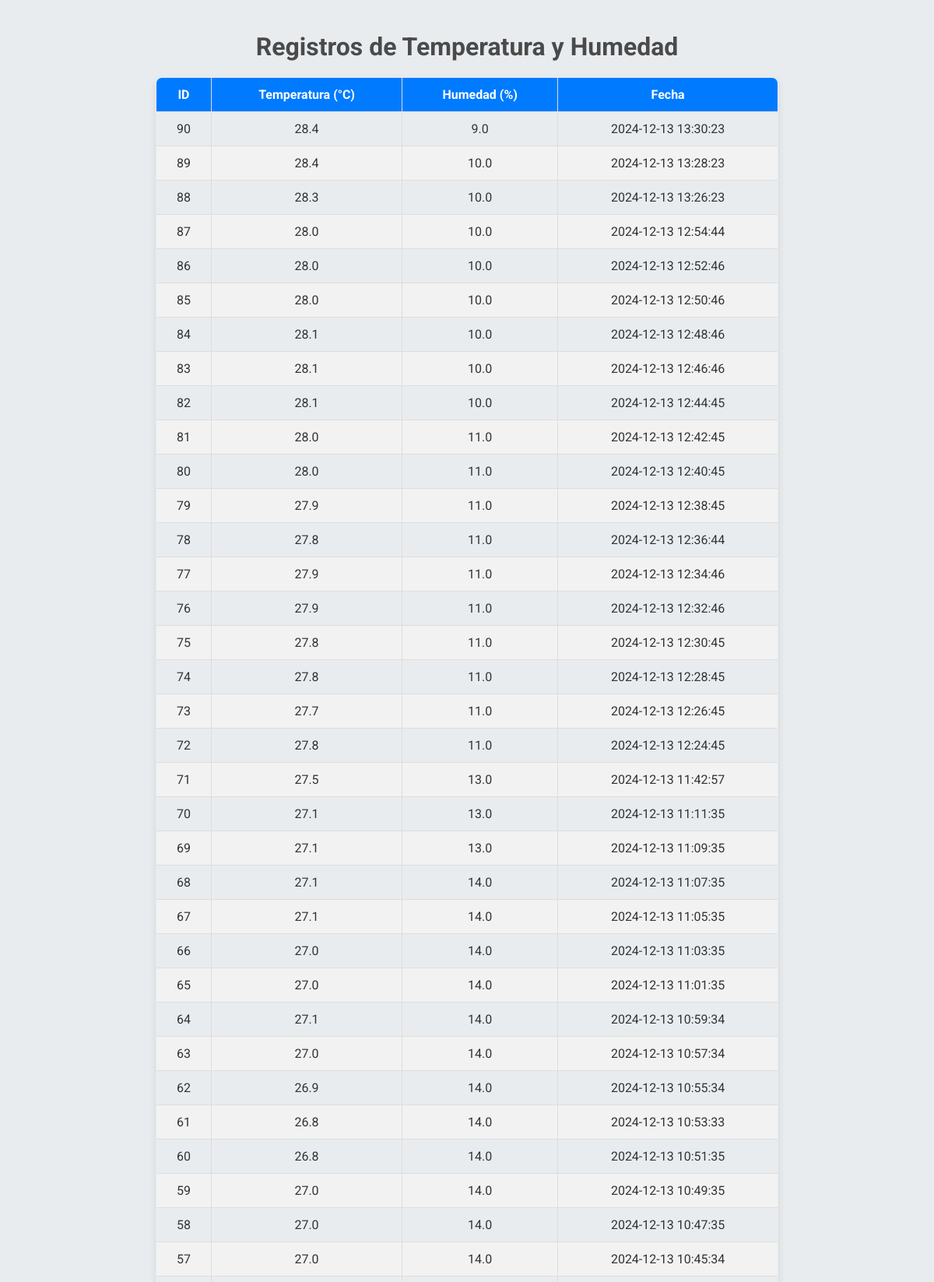
Page /Registros (upper part) on the committed database.
### tables this page shows
CREATE TABLE registros (
            id INTEGER PRIMARY KEY AUTOINCREMENT,
            temperatura REAL,
            humedad REAL,
            fecha TEXT
        );

### app.py (the view)
@app.route('/Registros')
def ver_registros():
    conn = conectar_db()
    cursor = conn.cursor()
    cursor.execute("SELECT * FROM registros ORDER BY fecha DESC")
    registros = cursor.fetchall()
    conn.close()
    return render_template('registros.html', registros=registros)

### app.py (called while the page is built)
def conectar_db():
    conn = sqlite3.connect('datos.db')
    return conn

### templates/registros.html (shortened to what this page needs)
<!DOCTYPE html>
<html lang="es">
<head>
</head>
<body>
    <h1>Registros de Temperatura y Humedad</h1>
    <table>
        <thead>
            <tr>
                <th>ID</th>
                <th>Temperatura (°C)</th>
                <th>Humedad (%)</th>
                <th>Fecha</th>
            </tr>
        </thead>
        <tbody>
            {% for registro in registros %}
            <tr>
                <td>{{ registro[0] }}</td>
                <td>{{ registro[1] }}</td>
                <td>{{ registro[2] }}</td>
                <td>{{ registro[3] }}</td>
            </tr>
            {% endfor %}
        </tbody>
    </table>
</body>
</html>

### templates/registros.html (style rules this page uses)
body { font-family: 'Roboto', sans-serif; background-color: #e9ecef; color: #333; padding: 20px; margin: 0; }
h1 { text-align: center; margin-bottom: 20px; color: #4a4a4a; }
table { width: 90%; max-width: 800px; margin: 20px auto; border-collapse: collapse; box-shadow: 0 4px 10px rgba(0, 0, 0, 0.1); border-radius: 8px; overflow: hidden; }
table, th, td { border: 1px solid #ddd; }
th, td { padding: 12px; text-align: center; }
th { background-color: #007bff; color: white; font-weight: 700; }
tr:nth-child(even) { background-color: #f2f2f2; }

### rows in the picture
registros: id "90", temperatura "28.4", humedad "9.0", fecha "2024-12-13 13:30:23"
registros: id "89", temperatura "28.4", humedad "10.0", fecha "2024-12-13 13:28:23"
registros: id "88", temperatura "28.3", humedad "10.0", fecha "2024-12-13 13:26:23"
registros: id "87", temperatura "28.0", humedad "10.0", fecha "2024-12-13 12:54:44"
registros: id "86", temperatura "28.0", humedad "10.0", fecha "2024-12-13 12:52:46"
registros: id "85", temperatura "28.0", humedad "10.0", fecha "2024-12-13 12:50:46"
registros: id "84", temperatura "28.1", humedad "10.0", fecha "2024-12-13 12:48:46"
registros: id "83", temperatura "28.1", humedad "10.0", fecha "2024-12-13 12:46:46"
registros: id "82", temperatura "28.1", humedad "10.0", fecha "2024-12-13 12:44:45"
registros: id "81", temperatura "28.0", humedad "11.0", fecha "2024-12-13 12:42:45"
registros: id "80", temperatura "28.0", humedad "11.0", fecha "2024-12-13 12:40:45"
registros: id "79", temperatura "27.9", humedad "11.0", fecha "2024-12-13 12:38:45"
registros: id "78", temperatura "27.8", humedad "11.0", fecha "2024-12-13 12:36:44"
registros: id "77", temperatura "27.9", humedad "11.0", fecha "2024-12-13 12:34:46"
registros: id "76", temperatura "27.9", humedad "11.0", fecha "2024-12-13 12:32:46"
registros: id "75", temperatura "27.8", humedad "11.0", fecha "2024-12-13 12:30:45"
registros: id "74", temperatura "27.8", humedad "11.0", fecha "2024-12-13 12:28:45"
registros: id "73", temperatura "27.7", humedad "11.0", fecha "2024-12-13 12:26:45"
registros: id "72", temperatura "27.8", humedad "11.0", fecha "2024-12-13 12:24:45"
registros: id "71", temperatura "27.5", humedad "13.0", fecha "2024-12-13 11:42:57"
registros: id "70", temperatura "27.1", humedad "13.0", fecha "2024-12-13 11:11:35"
registros: id "69", temperatura "27.1", humedad "13.0", fecha "2024-12-13 11:09:35"
registros: id "68", temperatura "27.1", humedad "14.0", fecha "2024-12-13 11:07:35"
registros: id "67", temperatura "27.1", humedad "14.0", fecha "2024-12-13 11:05:35"
registros: id "66", temperatura "27.0", humedad "14.0", fecha "2024-12-13 11:03:35"
registros: id "65", temperatura "27.0", humedad "14.0", fecha "2024-12-13 11:01:35"
registros: id "64", temperatura "27.1", humedad "14.0", fecha "2024-12-13 10:59:34"
registros: id "63", temperatura "27.0", humedad "14.0", fecha "2024-12-13 10:57:34"
registros: id "62", temperatura "26.9", humedad "14.0", fecha "2024-12-13 10:55:34"
registros: id "61", temperatura "26.8", humedad "14.0", fecha "2024-12-13 10:53:33"
registros: id "60", temperatura "26.8", humedad "14.0", fecha "2024-12-13 10:51:35"
registros: id "59", temperatura "27.0", humedad "14.0", fecha "2024-12-13 10:49:35"
registros: id "58", temperatura "27.0", humedad "14.0", fecha "2024-12-13 10:47:35"
registros: id "57", temperatura "27.0", humedad "14.0", fecha "2024-12-13 10:45:34"
